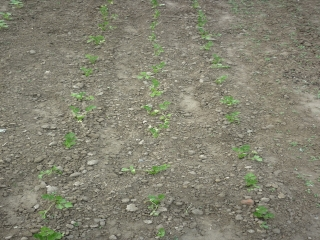
#> input picture CRBD/Images/crop_row_001.JPG, 320 x 240 px; its folder holds only this picture in this run
$ python line_detect_2.py
#> lines starting #> are read from the running program, lines starting #| are printed output that depends on the picture; after the words box and inside, x2 and y2 are one past the last pixel; in counts of white or black regions, pixels touching at a corner belong together
#!/usr/bin/python
"""
line_detect_2.py

Peter Nicholls


This program tests a crop-row detection algorithm developed in 2016.
See README.md for more info
"""

import os
import os.path
import time

import cv2
import numpy as np
import math

### Setup ###
image_data_path = os.path.abspath('../CRBD/Images')
gt_data_path = os.path.abspath('../CRBD/GT data')
image_out_path = os.path.abspath('../img/algorithm_2')

use_camera = False  # whether or not to use the test images or camera
images_to_save = [] # which test images to save
timing = False      # whether to time the test images

curr_image = 0 # global counter

HOUGH_RHO = 2                      # Distance resolution of the accumulator in pixels
HOUGH_ANGLE = math.pi*4.0/180     # Angle resolution of the accumulator in radians
HOUGH_THRESH_MAX = 100             # Accumulator threshold parameter. Only those lines are returned that get enough votes
HOUGH_THRESH_MIN = 10
HOUGH_THRESH_INCR = 1

NUMBER_OF_ROWS = 3  # how many crop rows to detect

THETA_SIM_THRESH = math.pi*(6.0/180)   # How similar two rows can be
RHO_SIM_THRESH = 8   # How similar two rows can be
ANGLE_THRESH = math.pi*(30.0/180) # How steep angles the crop rows can be in radians


### Functions ###
def main():

    if use_camera == False:

        diff_times = []

        for image_name in sorted(os.listdir(image_data_path)):
            global curr_image
            curr_image += 1

            start_time = time.time()

            image_path = os.path.join(image_data_path, image_name)
            image_in = cv2.imread(image_path)
#> image_in is the input picture: shape (240, 320, 3); mean B, G, R 113.1, 129.9, 131.3

            crop_lines = crop_row_detect(image_in)

            if timing == False:
                cv2.imshow(image_name, cv2.addWeighted(image_in, 1, crop_lines, 1, 0.0))

                print('Press any key to continue...')
                cv2.waitKey()
                cv2.destroyAllWindows()


            ### Timing ###
            else:
                diff_times.append(time.time() - start_time)
                mean = 0
                for diff_time in diff_times:
                    mean += diff_time

        ### Display Timing ###
        print('max time = {0}'.format(max(diff_times)))
        print('ave time = {0}'.format(1.0 * mean / len(diff_times)))

        cv2.waitKey()

    else:  # use camera. Hasn't been tested on a farm.
        capture = cv2.VideoCapture(0)

        while cv2.waitKey(1) < 0:
            _, image_in = capture.read()
            crop_lines = crop_row_detect(image_in)
            cv2.imshow("Webcam", cv2.addWeighted(image_in, 1, crop_lines, 1, 0.0))

        capture.release()

    cv2.destroyAllWindows()


def crop_row_detect(image_in):
    '''Inputs an image and outputs the lines'''

    save_image('0_image_in', image_in)

    ### Grayscale Transform ###
    image_edit = grayscale_transform(image_in)
    save_image('1_image_gray', image_edit)

    ### Skeletonization ###
    skeleton = skeletonize(image_edit)
    save_image('2_image_skeleton', skeleton)

    ### Hough Transform ###
    (crop_lines, crop_lines_hough) = crop_point_hough(skeleton)

    save_image('3_image_hough', cv2.addWeighted(image_in, 1, crop_lines_hough, 1, 0.0))
    save_image('4_image_lines', cv2.addWeighted(image_in, 1, crop_lines, 1, 0.0))

    return crop_lines


def save_image(image_name, image_data):
    '''Saves image if user requests before runtime'''
    if curr_image in images_to_save:
        image_name_new = os.path.join(image_out_path, "{0}_{1}.jpg".format(image_name, str(curr_image) ))

        cv2.imwrite(image_name_new, image_data)


def grayscale_transform(image_in):
    '''Converts RGB to Grayscale and enhances green values'''
    b, g, r = cv2.split(image_in)
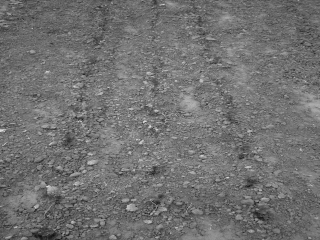
#> b: shape (240, 320); min 12, max 223, mean 113.1
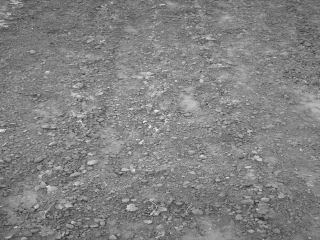
#> g: shape (240, 320); min 43, max 244, mean 129.9
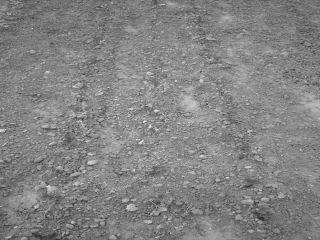
#> r: shape (240, 320); min 40, max 241, mean 131.3
    return 2*g - r - b
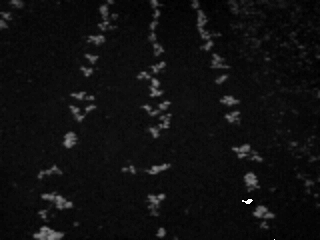
#> returned value: shape (240, 320); min 0, max 255, mean 15.4

def skeletonize(image_in):
    '''Inputs and grayscale image and outputs a binary skeleton image'''
    size = np.size(image_in)
#> size = 76800
    skel = np.zeros(image_in.shape, np.uint8)

    ret, image_edit = cv2.threshold(image_in, 0, 255, cv2.THRESH_BINARY | cv2.THRESH_OTSU)
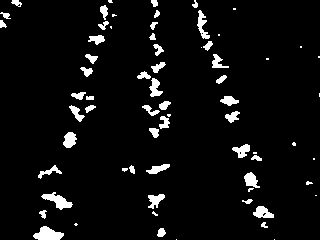
#> image_edit: shape (240, 320); 5.4% white; 68 white regions (22 under 20 px), largest, box (x1, y1, x2, y2) and area: (33, 226, 64, 240) 281, (41, 192, 73, 210) 250, (197, 10, 210, 39) 166
#> ret = 42
    element = cv2.getStructuringElement(cv2.MORPH_CROSS, (3,3))
    done = False

    while not done:
        eroded = cv2.erode(image_edit, element)
        temp = cv2.dilate(eroded, element)
        temp = cv2.subtract(image_edit, temp)
        skel = cv2.bitwise_or(skel, temp)
        image_edit = eroded.copy()

        zeros = size - cv2.countNonZero(image_edit)
        if zeros == size:
            done = True
#> this loop made 12 passes
#> zeros on passes 1 to 12: 74408, 75647, 76316, 76577, 76680, 76727, 76747, 76764, 76778, 76790, 76799, 76800
#> pass 1, in skeletonize, `temp = cv2.subtract(image_edit, temp)`:
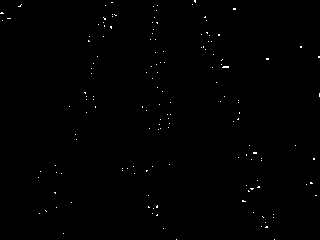
#> temp: shape (240, 320); 0.36% white in thin lines or dots
#> after the loop: eroded: shape (240, 320); every value is 0
#> after the loop:
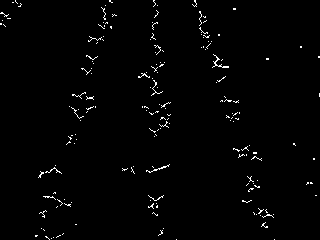
#> skel: shape (240, 320); 1.4% white in thin lines or dots

    return skel


def crop_point_hough(crop_points):
    '''Iterates though Hough thresholds until optimal value found for
       the desired number of crop rows. Also does filtering.
    '''

    height = len(crop_points)
#> height = 240
    width = len(crop_points[0])
#> width = 320

    hough_thresh = HOUGH_THRESH_MAX
    rows_found = False

    while hough_thresh > HOUGH_THRESH_MIN and not rows_found:
        crop_line_data = cv2.HoughLines(crop_points, HOUGH_RHO, HOUGH_ANGLE, hough_thresh)

        crop_lines = np.zeros((height, width, 3), dtype=np.uint8)
        crop_lines_hough = np.zeros((height, width, 3), dtype=np.uint8)

        if crop_line_data != None:

            # get rid of duplicate lines. May become redundant if a similarity threshold is done
            crop_line_data_1 = tuple_list_round(crop_line_data[0], -1, 4)
            crop_line_data_2 = []

            crop_lines_hough = np.zeros((height, width, 3), dtype=np.uint8)
            for (rho, theta) in crop_line_data_1:

                a = math.cos(theta)
                b = math.sin(theta)
                x0 = a*rho
                y0 = b*rho
                point1 = (int(round(x0+1000*(-b))), int(round(y0+1000*(a))))
                point2 = (int(round(x0-1000*(-b))), int(round(y0-1000*(a))))
                cv2.line(crop_lines_hough, point1, point2, (0, 0, 255), 2)


            for curr_index in range(len(crop_line_data_1)):
                (rho, theta) = crop_line_data_1[curr_index]

                is_faulty = False
                if ((theta >= ANGLE_THRESH) and (theta <= math.pi-ANGLE_THRESH)) or (theta <= 0.0001):
                    is_faulty = True

                else:
                    for (other_rho, other_theta) in crop_line_data_1[curr_index+1:]:
                        if abs(theta - other_theta) < THETA_SIM_THRESH:
                            is_faulty = True
                        elif abs(rho - other_rho) < RHO_SIM_THRESH:
                            is_faulty = True

                if not is_faulty:
                    crop_line_data_2.append( (rho, theta) )


            for (rho, theta) in crop_line_data_2:

                a = math.cos(theta)
                b = math.sin(theta)
                x0 = a*rho
                y0 = b*rho
                point1 = (int(round(x0+1000*(-b))), int(round(y0+1000*(a))))
                point2 = (int(round(x0-1000*(-b))), int(round(y0-1000*(a))))
                cv2.line(crop_lines, point1, point2, (0, 0, 255), 2)


            if len(crop_line_data_2) >= NUMBER_OF_ROWS:
                rows_found = True


        hough_thresh -= HOUGH_THRESH_INCR
#> this loop made 35 passes
#> crop_line_data on pass 35: [[156, 0]]
#> crop_lines: shape (240, 320, 3); every value is 0
#> after the loop, hough_thresh = 66

    if rows_found == False:
        print(NUMBER_OF_ROWS, "rows_not_found")


    return (crop_lines, crop_lines_hough)


def tuple_list_round(tuple_list, ndigits_1=0, ndigits_2=0):
    '''Rounds each value in a list of tuples to the number of digits
       specified
    '''
    new_list = []
    for (value_1, value_2) in tuple_list:
        new_list.append( (round(value_1, ndigits_1), round(value_2, ndigits_2)) )

    return new_list

#> (the run stopped early here; a loop or call above may not have finished)

$ run again, on CRBD/Images/crop_row_016.JPG
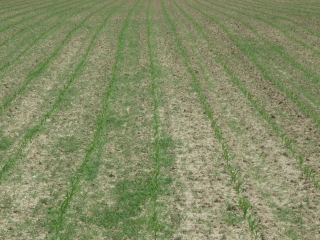
#> input picture CRBD/Images/crop_row_016.JPG, 320 x 240 px
#> in main, image_in is the input picture: shape (240, 320, 3); mean B, G, R 102.3, 139.8, 132.6
#> size = 76800
#> in skeletonize, `ret, image_edit = cv2.threshold(image_in, 0, 255, cv2.THRESH_BINARY | ..`:
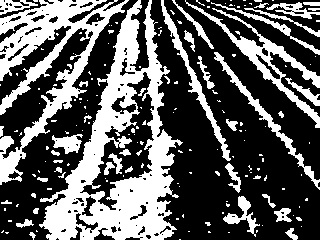
#> image_edit: shape (240, 320); 36.8% white; 175 white regions (133 under 20 px), largest, box (x1, y1, x2, y2) and area: (39, 0, 183, 240) 12391, (0, 0, 129, 185) 6755, (185, 0, 320, 128) 2116
#> ret = 48
#> the loop in skeletonize, `while not done:` made 15 passes
#> zeros on passes 1 to 8: 57050, 63408, 67832, 70878, 72900, 74215, 75117, 75770
#> after the loop in skeletonize, `while not done:`:
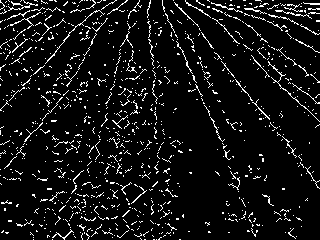
#> skel: shape (240, 320); 7.5% white in thin lines or dots
#> height = 240
#> width = 320
#> after the loop in crop_point_hough, `while hough_thresh > HOUGH_THRESH_MIN and not rows_found:`: hough_thresh = 100

$ run again, on CRBD/Images/crop_row_018.JPG
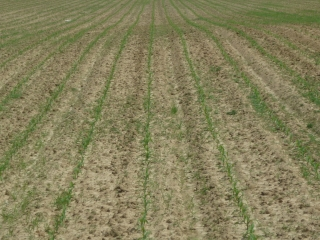
#> input picture CRBD/Images/crop_row_018.JPG, 320 x 240 px
#> in main, image_in is the input picture: shape (240, 320, 3); mean B, G, R 91.7, 128.4, 133.3
#> size = 76800
#> in skeletonize, `ret, image_edit = cv2.threshold(image_in, 0, 255, cv2.THRESH_BINARY | ..`:
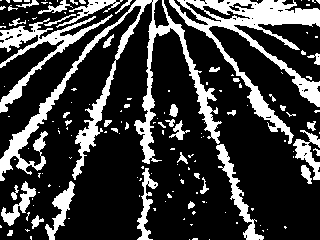
#> image_edit: shape (240, 320); 23.7% white; 151 white regions (107 under 20 px), largest, box (x1, y1, x2, y2) and area: (0, 0, 222, 181) 5711, (169, 0, 320, 144) 4872, (0, 14, 113, 113) 1991
#> ret = 38
#> the loop in skeletonize, `while not done:` made 12 passes
#> zeros on passes 1 to 8: 65275, 70214, 73345, 75052, 75919, 76340, 76586, 76726
#> after the loop in skeletonize, `while not done:`:
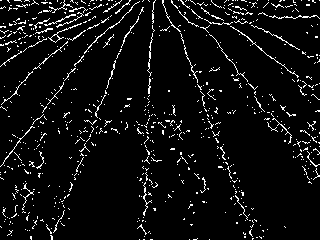
#> skel: shape (240, 320); 5.9% white in thin lines or dots
#> height = 240
#> width = 320
#> after the loop in crop_point_hough, `while hough_thresh > HOUGH_THRESH_MIN and not rows_found:`: hough_thresh = 100

$ run again, on CRBD/Images/crop_row_019.JPG
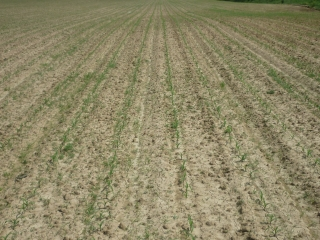
#> input picture CRBD/Images/crop_row_019.JPG, 320 x 240 px
#> in main, image_in is the input picture: shape (240, 320, 3); mean B, G, R 102.4, 135, 141.6
#> size = 76800
#> image_edit: shape (240, 320); 28.4% white; 317 white regions (239 under 20 px), largest, box (x1, y1, x2, y2) and area: (0, 0, 320, 181) 11745, (82, 11, 160, 234) 2367, (202, 87, 250, 161) 846
#> ret = 29
#> the loop in skeletonize, `while not done:` made 21 passes
#> zeros on passes 1 to 8: 63496, 69085, 72226, 74054, 75150, 75710, 75984, 76138
#> after the loop in skeletonize, `while not done:`:
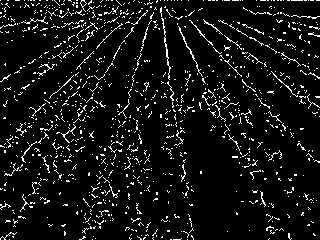
#> skel: shape (240, 320); 7.4% white in thin lines or dots
#> height = 240
#> width = 320
#> the loop in crop_point_hough, `while hough_thresh > HOUGH_THRESH_MIN and not rows_found:` made 1 pass
#> crop_line_data on pass 1: [[-158, 3], [128, 0.559], [-144, 2.65], [150, 0.279]]
#> after the loop in crop_point_hough, `while hough_thresh > HOUGH_THRESH_MIN and not rows_found:`: hough_thresh = 100
